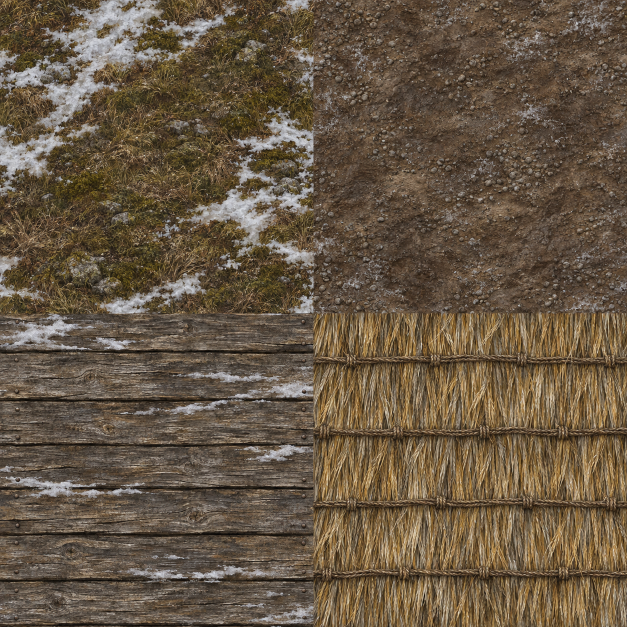
#> input picture art/world/dagger-isle/materials.png, 1254 x 1254 px (shown at 1/2 size)
$ python pack_dagger_isle_village.py
#> lines starting #> are read from the running program, lines starting #| are printed output that depends on the picture; after the words box and inside, x2 and y2 are one past the last pixel; in counts of white or black regions, pixels touching at a corner belong together
### tools/build_succubus_bolt.py
#!/usr/bin/env python3
"""Pack both supplied flare sheets as ClassicUO loose statics."""

from itertools import groupby
from pathlib import Path
from struct import pack

from PIL import Image


ROOT = Path(__file__).resolve().parents[1]
FIRST_GRAPHIC = 65000  # FlareGraphics.RedFlight.
FLIGHT_FRAMES = 16
BURST_FRAMES = 7
MINIMUM_BOTTOM_MARGIN = 36


# [35 lines left out: function extract_frames, not called in this run]


def encode_static(width, height, colors):
    offsets = []
    rows = []
    for y in range(height):
        offsets.append(len(rows))
        x = 0
        end = 0
        for opaque, run in groupby(colors[y * width:(y + 1) * width], bool):
            pixels = list(run)
            if opaque:
                rows.extend((x - end, len(pixels), *pixels))
                end = x + len(pixels)
            x += len(pixels)
        rows.extend((0, 0))
    return pack(f"<Ihh{len(offsets) + len(rows)}H", 0, width, height, *offsets, *rows)


# [22 lines left out: function main, not called in this run]


# [2 lines that do not run on import are left out]

### tools/pack_dagger_isle_village.py
#!/usr/bin/env python3
"""Project the four painted materials onto UO's 44-pixel diamond."""
from pathlib import Path
from PIL import Image, ImageOps
from build_succubus_bolt import encode_static

ART = Path(__file__).resolve().parents[1] / 'art/world/dagger-isle'
materials = Image.open(ART / 'materials.png').convert('RGB')
#> materials is the input picture: PIL image 1254x1254 RGB; mean R, G, B 102.8, 87.2, 68.3
fittings = Image.open(ART / 'fittings.png').convert('RGBA')
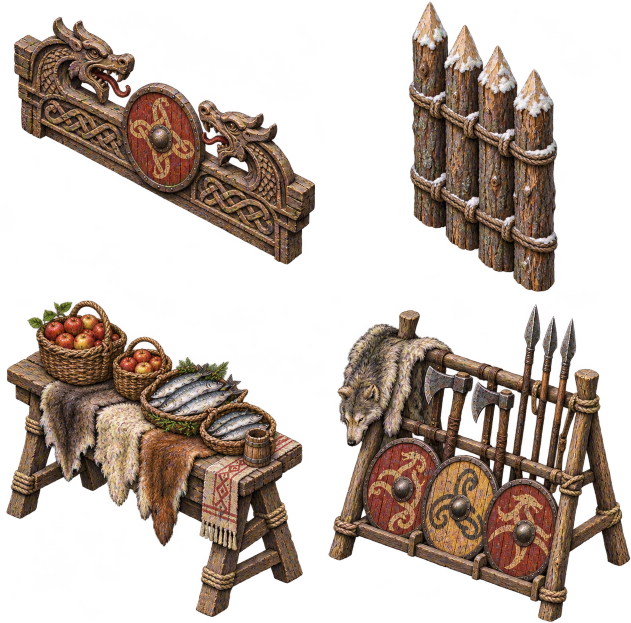
#> input picture art/world/dagger-isle/fittings.png, 1262 x 1246 px (shown at 1/2 size)
#> fittings is the input picture: PIL image 1262x1246 RGBA; mean R, G, B, A 51.5, 38.5, 29.7, 104.4

def write(graphic, sprite):
    colors = [max(1, (r >> 3) << 10 | (g >> 3) << 5 | b >> 3) if a > 120 else 0
              for r, g, b, a in sprite.convert('RGBA').getdata()]
    (ART / 'statics' / f'{graphic}.art').write_bytes(encode_static(*sprite.size, colors))

for group in range(4):
    half = materials.width // 2
    x0, y0 = group % 2 * half, group // 2 * half
    texture = materials.crop((x0+4,y0+4,x0+half-4,y0+half-4)).resize((128,128), Image.Resampling.LANCZOS)
    for variant in range(32 if group == 3 else 16):
        roof = group == 3
        far = variant >= 16
        rise = 16 if roof else 0
        # North and south eave heights above the tile's base, in screen pixels.
        north, south = (0,rise) if far else (rise,0)
        sprite = Image.new('RGBA',(44,44+rise))
        for y in range(sprite.height):
            for x in range(44):
                dx = (x+.5-22)/22
                v = (y+.5-rise+north-22*dx)/(44+north-south)
                u = dx+v
                if 0 <= u < 1 and 0 <= v < 1:
                    tx, ty = int((variant%4+u)*32)%128, int((variant//4%4+v)*32)%128
                    rgb = texture.getpixel((tx,ty))
                    if far:
                        rgb = tuple(int(c*.76) for c in rgb)
                    sprite.putpixel((x,y),(*rgb,255))
        write(59000+group*16+variant,sprite)

# Each carved prop has its own transparent silhouette. The reflected palisade
# is the perpendicular side of a continuous enclosure.
w,h=fittings.size
#> w = 1262; h = 1246
for i,(l,t,r,b,width,height) in enumerate([
    (0,0,.50,.47,112,90),(.60,0,.91,.474,29,76),
    (0,.474,.50,1,84,82),(.510,.479,1,1,77,80)]):
    bounds=tuple(round(v*k) for v,k in zip((l,t,r,b),(w,h,w,h)))
    cut=fittings.crop(bounds)
    cut=cut.crop(cut.getchannel('A').point(lambda a: 255 if a>128 else 0).getbbox()).resize((width,height),Image.Resampling.LANCZOS)
    write(59080+i,cut)
    if i==1:
        write(59084,ImageOps.mirror(cut))

# Feather each meadow into the actual snow beneath it. Four coverage bands
# share a continuous field, so the surrounding tundra shows through in drifts.
import math
grass = materials.crop((4,4,622,622)).resize((256,256),Image.Resampling.LANCZOS)
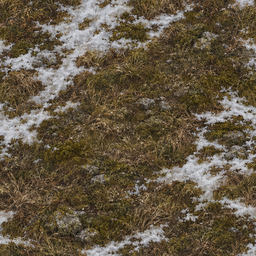
#> grass: PIL image 256x256 RGB; mean R, G, B 100.4, 87.9, 68.5
for band in range(4):
    for cell in range(64):
        sprite = Image.new('RGBA',(44,44))
        for y in range(44):
            for x in range(44):
                u=(y+x+1-22)/44
                v=(y-x+22)/44
                if not (0<=u<1 and 0<=v<1): continue
                a=(cell%8+u)/8*2*math.pi
                b=(cell//8+v)/8*2*math.pi
                rgb=grass.getpixel((int(a*256/(2*math.pi))%256,int(b*256/(2*math.pi))%256))
                wind=math.sin(a+.65*math.sin(b))+0.7*math.cos(b*2+a)+.42*math.sin(3*a-b)+.24*math.cos(a+4*b)
                if wind + (max(rgb)-80)/140 > 1.55-band*.70:
                    sprite.putpixel((x,y),(*rgb,255))
        write(58500+64*band+cell,sprite)
#> sprite: PIL image 44x44 RGBA

# The gable and the long roof plane share the same two control points. Register
# each plane independently so its pitch does not depend on the source camera.
from PIL import ImageDraw
roof=Image.open(ART/'assembly-roof.png').convert('RGBA')
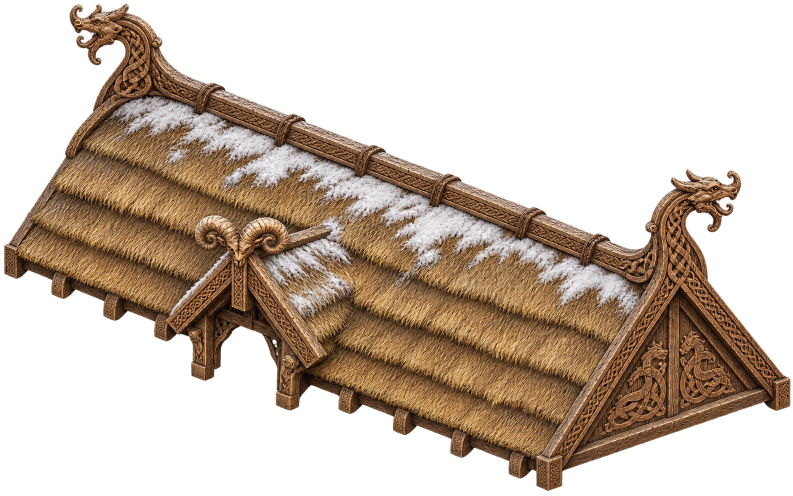
#> input picture art/world/dagger-isle/assembly-roof.png, 1586 x 992 px (shown at 1/2 size)
#> roof is the input picture: PIL image 1586x992 RGBA; mean R, G, B, A 62.9, 47.6, 34.6, 113
ox,oy=520,930
front=(0,0); ridge=(154,-382)
def screen(p): return p[0]+ox,p[1]+oy
def plane(third,source):
#> called with third = (-462, -462), source = (18, 535)
    matrix=[]
    rx,ry=ridge
    tx,ty=third
    for f,r,t in zip((1098,952),(1366,534),source):
        dx=((r-f)*ty-(t-f)*ry)/(rx*ty-tx*ry)
        dy=(rx*(t-f)-tx*(r-f))/(rx*ty-tx*ry)
        matrix.extend((dx,dy,f-ox*dx-oy*dy))
    return roof.transform((900,980),Image.Transform.AFFINE,matrix,Image.Resampling.BICUBIC)
longface=plane((-462,-462),(18,535))
gable=plane((308,-308),(1565,792))
mask=Image.new('L',longface.size)
#> mask: PIL image 900x980 L; every value is 0
ImageDraw.Draw(mask).polygon([(ox-50*154,oy+50*382),(ox+50*154,oy-50*382),(20000,20000)],fill=255)
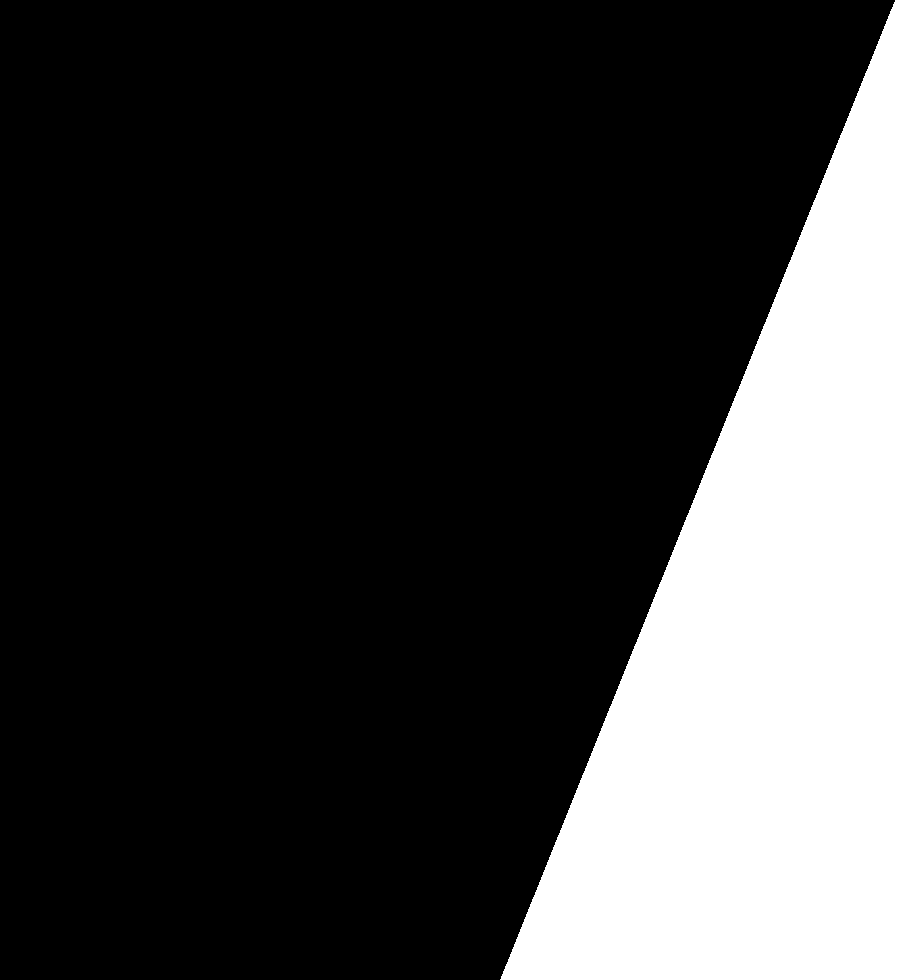
#> mask: PIL image 900x980 L; 22.5% white; 1 white region, box (x1, y1, x2, y2) and area: (500, 0, 900, 980) 198368
projected=Image.composite(gable,longface,mask)
anchors=[(-20,0),(-17,0),(-14,0),(-11,0),(-8,0),(-5,0),(-2,0),(0,0),(0,-3),(0,-6),(0,-9),(0,-12)]
centers=[ox+22*(x-y) for x,y in anchors]
for i,(dx,dy) in enumerate(anchors):
    left=(centers[i-1]+centers[i])//2 if i else 0
    right=(centers[i]+centers[i+1])//2 if i+1<len(centers) else projected.width
    section=projected.crop((left,0,right,projected.height))
    bbox=section.getchannel('A').point(lambda a:255 if a>120 else 0).getbbox()
    bottom=oy+22*(dx+dy)+144
    assert bbox and bbox[3]<=bottom, (i,bbox,bottom)
    radius=max(centers[i]-left-bbox[0],right-centers[i],1)
    img=Image.new('RGBA',(2*radius,bottom-bbox[1]))
    img.paste(section,(radius+left-centers[i],-bbox[1]))
    write(59100+i,img)
#> this loop made 12 passes
#> (bbox, radius) on passes 1 to 12: ((53, 298, 113, 534), 33), ((0, 0, 66, 584), 33), ((0, 0, 66, 707), 33), ((0, 119, 66, 774), 33), ((0, 187, 66, 788), 33), ((0, 253, 66, 885), 33), ((0, 318, 55, 931), 33), ((0, 374, 55, 952), 33), ((0, 423, 66, 896), 33), ((0, 376, 66, 830), 33), ((0, 362, 66, 764), 33), ((0, 562, 89, 698), 116)

# A board gable follows the exact rising edge on each end of a pitched roof.
wood=materials.crop((10,680,615,916)).resize((96,160)).transpose(Image.Transpose.ROTATE_90)
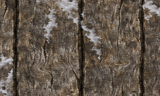
#> wood: PIL image 160x96 RGB; mean R, G, B 98.2, 86.9, 75.7
for end in range(2):
    for face in range(2):
        for step in range(6):
            high=(step+1)*16
            sprite=Image.new('RGBA',(44,44+high))
            for x in range(44):
                v=((44 if end else 22)-x-.5)/22
                if not 0<=v<1: continue
                base=high+(22 if end else 0)+22*v
                rise=16*(step+(v if face else 1-v))
                for y in range(int(base-rise+.5),int(base+.5)):
                    rgb=wood.getpixel(((step*22+x)%wood.width,y%wood.height))
                    tone = sum(rgb)//3
                    sprite.putpixel((x,y),(28+tone//2,16+tone*4//10,9+tone*3//10,255))
            write(59120+end*12+face*6+step,sprite)
#> sprite: PIL image 44x140 RGBA

bollards=Image.open(ART/'mooring.png').convert('RGBA')
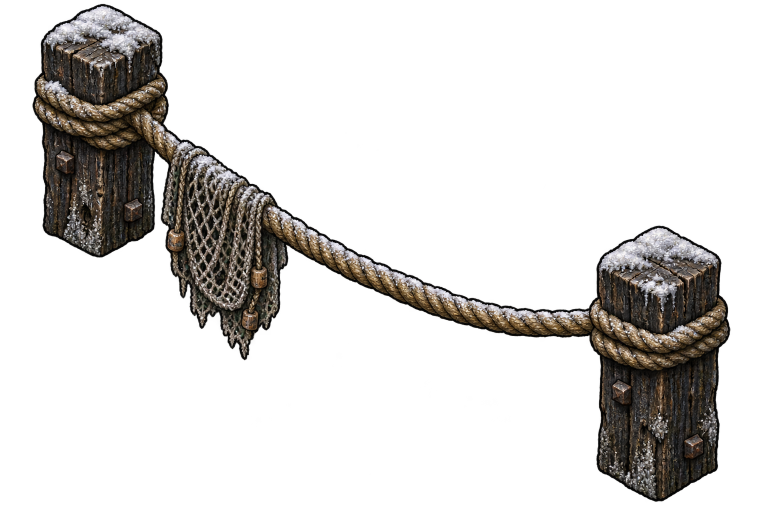
#> input picture art/world/dagger-isle/mooring.png, 1536 x 1024 px (shown at 1/2 size)
#> bollards is the input picture: PIL image 1536x1024 RGBA; mean R, G, B, A 29.4, 26.8, 24.1, 54.4
bollards=bollards.crop(bollards.getchannel('A').point(lambda a: 255 if a>128 else 0).getbbox())
#> bollards: PIL image 1395x995 RGBA
bollards=bollards.resize((82,66),Image.Resampling.LANCZOS)
#> bollards: PIL image 82x66 RGBA
rail=Image.new('RGBA',(148,109))
#> rail: PIL image 148x109 RGBA; every value is 0
rail.paste(bollards.transform((82,109),Image.Transform.AFFINE,(1,0,0,-.52,1,0),Image.Resampling.BICUBIC))
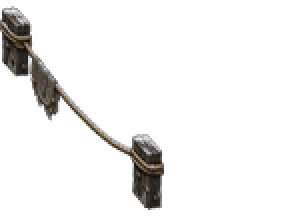
#> rail: PIL image 148x109 RGBA (shown 2 times larger); mean R, G, B, A 7.4, 6.7, 6, 20.7; transparent parts drawn white
write(59085,rail)
